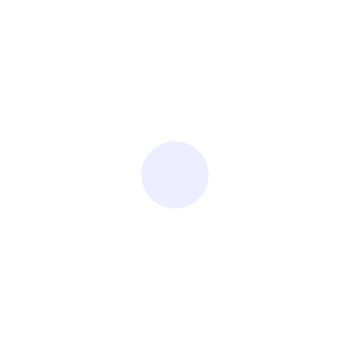
Frame 1 (no input)
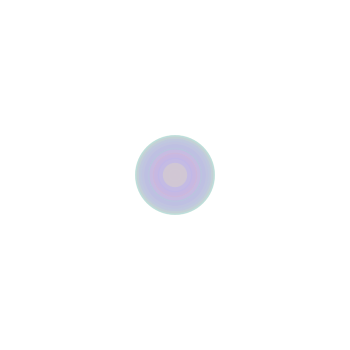
Frame 60 (the mouse pressed at the canvas centre just before this capture)
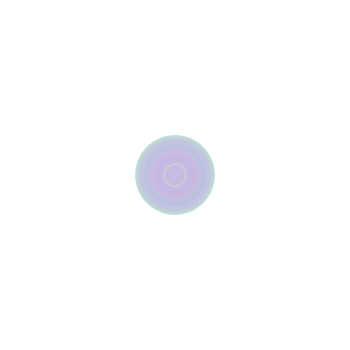
Frame 120 (the mouse held since frame 60 and released just before this capture)

The Processing sketch that drew these frames (run headless with seeded random() and noise(); from frame 60 on, the mouse is pressed at the canvas centre):

// Processing sketch: processing_95434
// ── processing_95434.pde

int counter;

void setup() {  //setup function called initially, only once
  size(350, 350);
  background(255);  //set background white
  colorMode(HSB);   //set colors to Hue, Saturation, Brightness mode
  counter = 0;
}

void draw() {  //draw function loops 
  counter++;
  noStroke();
  fill(random(255),100,255,50);
  
  if(mousePressed == true) { //add some interaction
    ellipse(mouseX, mouseY, 20, 20);
  }
  else {
    ellipse(width/2, height/2, 80*sin(counter), 80*sin(counter));
  }
}
